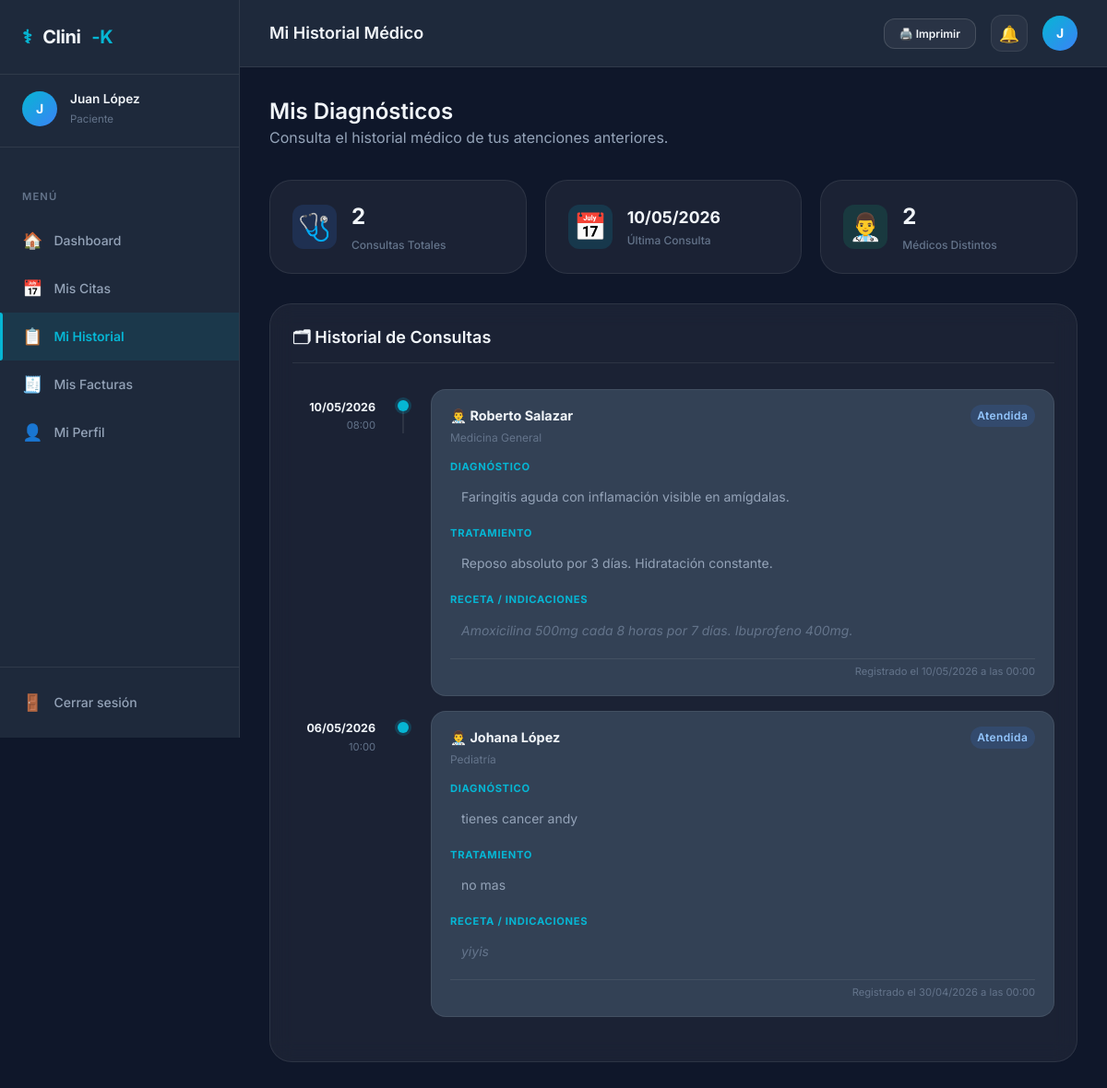
Before: /historial (signed in) with the older database file.
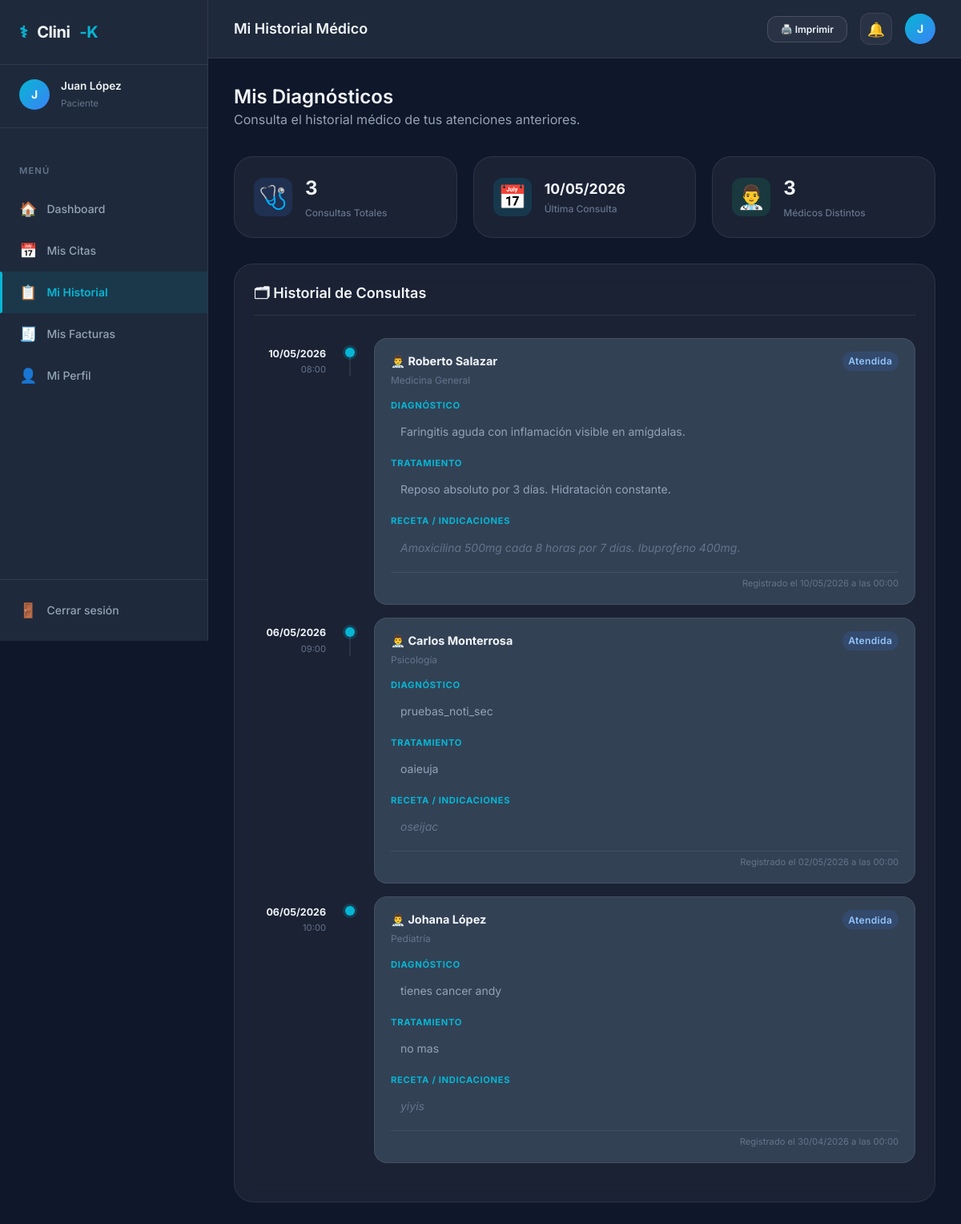
After: the same page with the newer database file.
### tables this page shows
CREATE TABLE `historial` (
  `id_historial` int(11) NOT NULL,
  `id_paciente` int(11) NOT NULL,
  `id_cita` int(11) NOT NULL,
  `fecha` date NOT NULL
);

CREATE TABLE `cita` (
  `id_cita` int(11) NOT NULL,
  `id_doctor` int(11) NOT NULL,
  `id_paciente` int(11) NOT NULL,
  `fecha` date NOT NULL,
  `hora` time NOT NULL,
  `id_estado` int(11) NOT NULL
);

CREATE TABLE `doctor` (
  `id_doctor` int(11) NOT NULL,
  `primer_nombre` varchar(50) NOT NULL,
  `segundo_nombre` varchar(50) DEFAULT NULL,
  `primer_apellido` varchar(50) NOT NULL,
  `segundo_apellido` varchar(50) DEFAULT NULL,
  `especialidad` varchar(50) NOT NULL,
  `id_estado` int(11) DEFAULT 8,
  `fecha_creacion` timestamp NOT NULL DEFAULT current_timestamp()
);

CREATE TABLE `diagnostico` (
  `id_diagnostico` int(11) NOT NULL,
  `id_historial` int(11) NOT NULL,
  `descripcion` text NOT NULL
);

CREATE TABLE `tratamiento` (
  `id_tratamiento` int(11) NOT NULL,
  `id_historial` int(11) NOT NULL,
  `descripcion` text NOT NULL
);

CREATE TABLE `receta` (
  `id_receta` int(11) NOT NULL,
  `id_historial` int(11) NOT NULL,
  `indicaciones` text NOT NULL
);

### src/Controllers/Web/BaseController.php (called while the page is built, shortened)
<?php
abstract class BaseController
{
    protected function render(string $viewPath, array $data = []): void
    {
        extract($data, EXTR_SKIP);
        $fullPath = dirname(__DIR__, 3) . '/views/' . $viewPath . '.php';
        include $fullPath;
    }
}

### src/Config/Database.php (called while the page is built, shortened)
<?php
class Database
{
    private static ?Database $instance = null;
    private PDO $pdo;
    private function __construct()
    {
        $dsn = sprintf(
            'mysql:host=%s;port=%s;dbname=%s;charset=%s',
            self::DB_HOST,
            self::DB_PORT,
            self::DB_NAME,
            self::DB_CHARSET
        );
        $options = [
            PDO::ATTR_ERRMODE            => PDO::ERRMODE_EXCEPTION,
            PDO::ATTR_DEFAULT_FETCH_MODE => PDO::FETCH_ASSOC,
            PDO::ATTR_EMULATE_PREPARES   => false,
            PDO::MYSQL_ATTR_INIT_COMMAND => "SET NAMES utf8mb4 COLLATE utf8mb4_unicode_ci",
        ];
        $this->pdo = new PDO($dsn, self::DB_USER, self::DB_PASS, $options);
    }
    public static function getInstance(): Database
    {
        if (self::$instance === null) {
            self::$instance = new self();
        }
        return self::$instance;
    }
    public function getConnection(): PDO
    {
        return $this->pdo;
    }
}

### src/Services/HistorialService.php (called while the page is built, shortened)
<?php
class HistorialService
{
    private HistorialRepository $historialRepo;
    public function __construct()
    {
        $this->historialRepo = new HistorialRepository();
    }
    public function getHistorialPaciente(int $idPaciente): array
    {
        return $this->historialRepo->getHistorialByPaciente($idPaciente);
    }
}

### src/Repositories/HistorialRepository.php (called while the page is built, shortened)
<?php
class HistorialRepository
{
    private PDO $db;
    public function __construct()
    {
        $this->db = Database::getInstance()->getConnection();
    }
    public function getHistorialByPaciente(int $idPaciente): array
    {
        $sql = "SELECT h.id_historial,
                       h.id_cita,
                       d.descripcion AS diagnostico,
                       t.descripcion AS tratamiento,
                       r.indicaciones AS notas,
                       h.fecha AS fecha_registro,
                       c.fecha AS fecha_cita,
                       c.hora AS hora_cita,
                       CONCAT(doc.primer_nombre, ' ', doc.primer_apellido) AS nombre_doctor,
                       doc.especialidad
                FROM   historial h
                INNER JOIN cita c ON h.id_cita = c.id_cita
                INNER JOIN doctor doc ON c.id_doctor = doc.id_doctor
                LEFT JOIN diagnostico d ON h.id_historial = d.id_historial
                LEFT JOIN tratamiento t ON h.id_historial = t.id_historial
                LEFT JOIN receta r ON h.id_historial = r.id_historial
                WHERE  h.id_paciente = :id
                ORDER  BY h.fecha DESC";
        $stmt = $this->db->prepare($sql);
        $stmt->execute([':id' => $idPaciente]);
        return $stmt->fetchAll(PDO::FETCH_ASSOC);
    }
}

### views/historial/paciente_historial.php (the view, shortened to what the changed rows need)
<?php
include __DIR__ . '/../layout/head.php';
?>
<header class="topbar no-print">
    <h1 class="topbar-title">Mi Historial Médico</h1>
</header>
<main class="page-content" id="paciente-historial-page">
    <div class="page-header">
        <h2>Mis Diagnósticos</h2>
    </div>
    <?php if (empty($historiales)): ?>
        <section class="content-grid" style="grid-template-columns:1fr;">
            <div class="card" id="card-historial-vacio">
                <div class="table-empty">
                    <span>🩺</span>
                    Aún no tienes consultas registradas en tu historial.<br>
                    <small>Cuando un doctor atienda tu cita, el diagnóstico aparecerá aquí.</small>
                </div>
            </div>
        </section>
    <?php else: ?>
        <section class="stats-grid" aria-label="Resumen de historial médico">
            <div class="stat-card" id="stat-total-consultas">
                <div class="stat-icon blue">🩺</div>
                <div>
                    <div class="stat-value"><?= count($historiales) ?></div>
                    <div class="stat-label">Consultas Totales</div>
                </div>
            </div>
            <div class="stat-card" id="stat-ultima-consulta">
                <div class="stat-icon cyan">📅</div>
                <div>
                    <div class="stat-value" style="font-size:1.1rem">
                        <?= date('d/m/Y', strtotime($historiales[0]['fecha_cita'])) ?>
                    </div>
                    <div class="stat-label">Última Consulta</div>
                </div>
            </div>
            <div class="stat-card" id="stat-especialidades">
                <div class="stat-icon green">👨‍⚕️</div>
                <div>
                    <div class="stat-value">
                        <?= count(array_unique(array_column($historiales, 'nombre_doctor'))) ?>
                    </div>
                    <div class="stat-label">Médicos Distintos</div>
                </div>
            </div>
        </section>
        <section class="content-grid" style="grid-template-columns:1fr;">
            <div class="card" id="card-historial-timeline">
                <div class="card-header">
                    <h3 class="card-title">🗂 Historial de Consultas</h3>
                </div>
                <div class="historial-timeline" id="historial-timeline">
                    <?php foreach ($historiales as $i => $h): ?>
                    <div class="timeline-item" id="timeline-item-<?= (int) $h['id_historial'] ?>">
                        <div class="timeline-date-col">
                            <span class="timeline-date"><?= date('d/m/Y', strtotime($h['fecha_cita'])) ?></span>
                            <span class="timeline-time"><?= htmlspecialchars(substr($h['hora_cita'], 0, 5)) ?></span>
                        </div>
                        <div class="timeline-connector">
                            <div class="timeline-dot"></div>
                            <?php if ($i < count($historiales) - 1): ?>
                                <div class="timeline-line"></div>
                            <?php endif; ?>
                        </div>
                        <div class="timeline-card">
                            <div class="timeline-card-header">
                                <div>
                                    <p class="timeline-doctor">
                                        👨‍⚕️ <?= htmlspecialchars($h['nombre_doctor'], ENT_QUOTES, 'UTF-8') ?>
                                    </p>
                                    <p class="timeline-especialidad">
                                        <?= htmlspecialchars($h['especialidad'] ?? 'General', ENT_QUOTES, 'UTF-8') ?>
                                    </p>
                                </div>
                                <span class="badge estado-atendida">Atendida</span>
                            </div>
                            <div class="timeline-section">
                                <p class="timeline-section-label">Diagnóstico</p>
                                <p class="timeline-section-text"><?= nl2br(htmlspecialchars($h['diagnostico'], ENT_QUOTES, 'UTF-8')) ?></p>
                            </div>
                            <div class="timeline-section">
                                <p class="timeline-section-label">Tratamiento</p>
                                <p class="timeline-section-text"><?= nl2br(htmlspecialchars($h['tratamiento'], ENT_QUOTES, 'UTF-8')) ?></p>
                            </div>
                            <?php if (!empty($h['notas'])): ?>
                            <div class="timeline-section">
                                <p class="timeline-section-label">Receta / Indicaciones</p>
                                <p class="timeline-section-text timeline-notas"><?= nl2br(htmlspecialchars($h['notas'], ENT_QUOTES, 'UTF-8')) ?></p>
                            </div>
                            <?php endif; ?>
                            <p class="timeline-registered">
                                Registrado el <?= date('d/m/Y \a \l\a\s H:i', strtotime($h['fecha_registro'])) ?>
                            </p>
                        </div>
                    </div>
                    <?php endforeach; ?>
                </div>
            </div>
        </section>
    <?php endif; ?>
</main>
<?php include __DIR__ . '/../layout/foot.php'; ?>

### views/layout/sidebar.php (shortened to what the changed rows need)
<?php
$rol    = $_SESSION['id_rol']     ?? 0;
$bp     = defined('BASE_PATH') ? BASE_PATH : '';
$menus = [
    3 => [
        ['icon' => '🏠', 'label' => 'Dashboard',     'href' => '/dashboard/secretaria'],
        ['icon' => '📅', 'label' => 'Citas',          'href' => '/citas'],
        ['icon' => '🧾', 'label' => 'Facturas',       'href' => '/facturas'],
        ['icon' => '👤', 'label' => 'Pacientes',      'href' => '/pacientes'],
        ['icon' => '🩺', 'label' => 'Doctores',       'href' => '/doctores'],
    ],
    2 => [
        ['icon' => '🏠', 'label' => 'Dashboard',     'href' => '/dashboard/doctor'],
        ['icon' => '📅', 'label' => 'Mi Agenda',     'href' => '/citas'],
        ['icon' => '📋', 'label' => 'Historiales',   'href' => '/historial'],
    ],
    1 => [
        ['icon' => '🏠', 'label' => 'Dashboard',     'href' => '/dashboard/paciente'],
        ['icon' => '📅', 'label' => 'Mis Citas',     'href' => '/citas'],
        ['icon' => '📋', 'label' => 'Mi Historial',  'href' => '/historial'],
        ['icon' => '🧾', 'label' => 'Mis Facturas',  'href' => '/facturas'],
        ['icon' => '👤', 'label' => 'Mi Perfil',     'href' => '/paciente/perfil'],
    ],
    4 => [
        ['icon' => '🏠', 'label' => 'Panel Admin',    'href' => '/admin'],
        ['icon' => '➕', 'label' => 'Crear Usuario',  'href' => '/admin/crear-usuario'],
        ['icon' => '📅', 'label' => 'Supervisar Citas', 'href' => '/admin/citas'],
    ],
];
$currentMenu = $menus[$rol] ?? [];
$requestPath = parse_url($_SERVER['REQUEST_URI'], PHP_URL_PATH);
$currentPath = ($bp !== '' && str_starts_with($requestPath, $bp))
    ? substr($requestPath, strlen($bp))
    : $requestPath;
$currentPath = '/' . ltrim($currentPath, '/');
?>
<nav class="sidebar" aria-label="Menú principal de Clini-K">
    <div class="sidebar-nav">
        <p class="nav-section-title">Menú</p>
        <?php
        $bestMatchLength = 0;
        $activeHref = '';
        foreach ($currentMenu as $item) {
            $href = $item['href'];
            if ($currentPath === $href || str_starts_with($currentPath, rtrim($href, '/') . '/')) {
                if (strlen($href) > $bestMatchLength) {
                    $bestMatchLength = strlen($href);
                    $activeHref = $href;
                }
            }
        }
        ?>
        <?php foreach ($currentMenu as $item): ?>
            <?php
            $isActive = ($item['href'] === $activeHref);
            $navId = 'nav-' . strtolower(str_replace(['/', ' '], '-', ltrim($item['href'], '/')));
            ?>
            <a href="<?= $bp . $item['href'] ?>"
               class="nav-link <?= $isActive ? 'active' : '' ?>"
               id="<?= htmlspecialchars($navId, ENT_QUOTES) ?>">
                <span class="nav-icon"><?= $item['icon'] ?></span>
                <?= htmlspecialchars($item['label'], ENT_QUOTES, 'UTF-8') ?>
            </a>
        <?php endforeach; ?>
    </div>
</nav>

Changed rows visible on the page:
added historial: id_cita.fecha "06/05/2026", id_cita.hora "09:00", nombre_doctor "Carlos Monterrosa", doctor.especialidad "Psicología", diagnostico.descripcion "pruebas_noti_sec", tratamiento.descripcion "oaieuja", receta.indicaciones "oseijac", fecha "02/05/2026 a las 00:00"
Other visible differences:
count($historiales): "2" → "3"
count(array_unique(array_column($historiales, 'nombre_doctor'))): "2" → "3"
